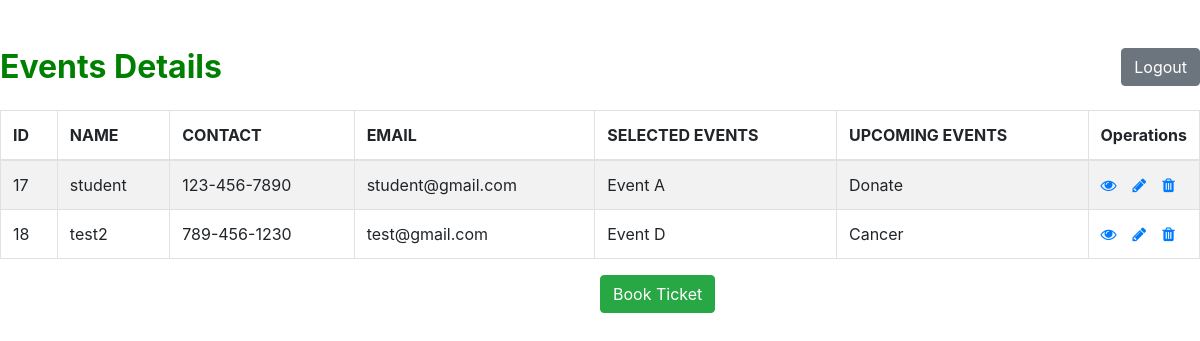
Screenshot of /admineventdetails.php with the database file from the repository.
### tables this page shows
CREATE TABLE `eventsregistration` (
  `ID` int(11) NOT NULL,
  `Name` varchar(40) DEFAULT NULL,
  `Contact` varchar(255) DEFAULT NULL,
  `Email` varchar(255) DEFAULT NULL,
  `eventname` varchar(255) DEFAULT NULL,
  `upcomingevent` varchar(255) DEFAULT NULL
);

### admineventdetails.php (the view, shortened to what this page needs)
<!DOCTYPE html>
<html lang="en">
<head>
    <link rel="stylesheet" href="https://stackpath.bootstrapcdn.com/bootstrap/4.5.2/css/bootstrap.min.css">
    <link rel="stylesheet" href="https://maxcdn.bootstrapcdn.com/font-awesome/4.7.0/css/font-awesome.min.css">
</head>
<body>
    <div class="wrapper">
        <div class="">
            <div class="row">
                <div class="col-md-12">
                    <div class="mt-5 mb-3 clearfix">
                        <h2 class="pull-left" style="color:green;font-weight:bold">Events Details</h2>
                        <a href="AdminMenu.php" class="btn btn-secondary pull-right"> Logout</a>
                    </div>
                    <?php
                    require_once "config.php";
                    $sql = "SELECT * FROM eventsregistration";
                    if($result = mysqli_query($link, $sql)){
                        if(mysqli_num_rows($result) > 0){
                            echo '<table class="table table-bordered table-striped">';
                                echo "<thead>";
                                    echo "<tr>";
                                        echo "<th>ID</th>";
                                        echo "<th>NAME</th>";
                                        echo "<th>CONTACT</th>";
                                        echo "<th>EMAIL</th>";
                                        echo "<th>SELECTED EVENTS</th>";
                                        echo "<th>UPCOMING EVENTS</th>";
                                        echo "<th>Operations</th>";
                                    echo "</tr>";
                                echo "</thead>";
                                echo "<tbody>";
                                while($row = mysqli_fetch_array($result)){
                                    echo "<tr>";
                                        echo "<td>" . $row['ID'] . "</td>";
                                        echo "<td>" . $row['Name'] . "</td>";
                                        echo "<td>" . $row['Contact'] . "</td>";
                                        echo "<td>" . $row['Email'] . "</td>";
                                        echo "<td>" . $row['eventname'] . "</td>";
                                        echo "<td>" . $row['upcomingevent'] . "</td>";
                                        echo "<td>";
                                            echo '<a href="eventread.php?ID='. $row['ID'] .'" class="mr-3" title="View User" data-toggle="tooltip"><span class="fa fa-eye"></span></a>';
                                            echo '<a href="eventupdate.php?ID='. $row['ID'] .'" class="mr-3" title="Update User" data-toggle="tooltip"><span class="fa fa-pencil"></span></a>';
                                            echo '<a href="eventdelete.php?ID='. $row['ID'] .'" title="Delete User" data-toggle="tooltip"><span class="fa fa-trash"></span></a>';
                                        echo "</td>";
                                    echo "</tr>";
                                }
                                echo "</tbody>";
                            echo "</table>";
                        } else{
                            echo '<div class="alert alert-danger"><em>No records were found.</em></div>';
                        }
                    } else{
                        echo "Oops! Something went wrong. Please try again later.";
                    }
                    ?>
                </div>
            </div>
        </div>
    </div>
    <div class="row" style="margin-left:50%">
    <a href="Ticket.php" class="btn btn-success pull-right"> Book Ticket</a>
                </div>
</body>
</html>

### admineventdetails.php (style rules this page uses)
.wrapper { margin: 0 auto; }
table tr td:last-child { width: 100px; }

### rows the page displays
eventsregistration: ID "17", Name "student", Contact "123-456-7890", Email "student@gmail.com", eventname "Event A", upcomingevent "Donate"
eventsregistration: ID "18", Name "test2", Contact "789-456-1230", Email "test@gmail.com", eventname "Event D", upcomingevent "Cancer"
